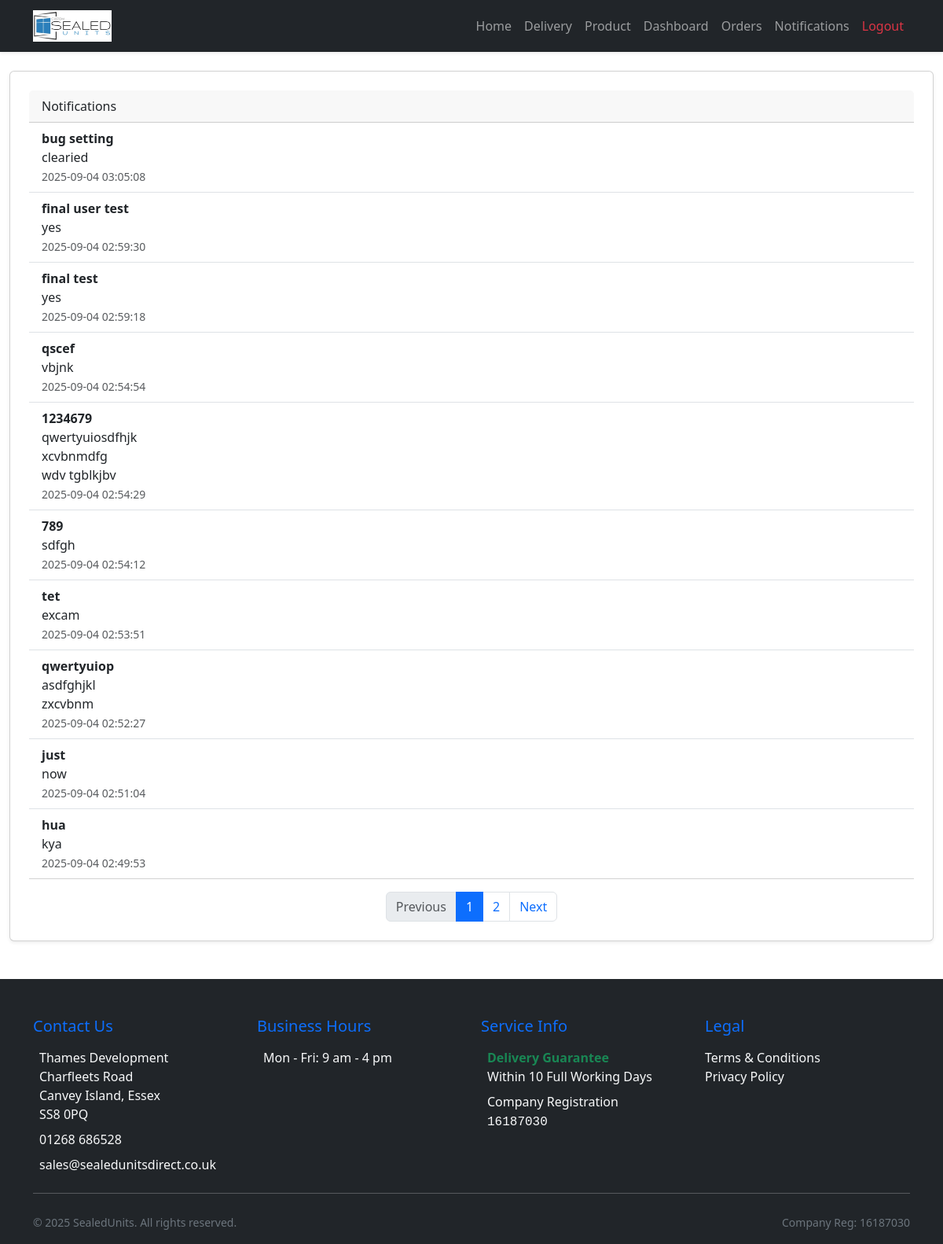
/user/notify.php (signed in), run on the app's committed database.
### tables this page shows
CREATE TABLE `notifications` (
  `id` int(11) NOT NULL,
  `user_id` int(11) DEFAULT NULL,
  `title` varchar(255) NOT NULL,
  `message` text NOT NULL,
  `created_at` datetime DEFAULT current_timestamp(),
  `is_read` tinyint(1) DEFAULT 0
);

### user/notify.php (the view, shortened to what this page needs)
<?php
require_once '../includes/db.php';
$user_id = $_SESSION['user_id'];
$user = $conn->query("SELECT created_at FROM users WHERE id = $user_id")->fetch_assoc();
$user_created_at = $user['created_at'];
$limit = 10;
$page = isset($_GET['page']) && is_numeric($_GET['page']) ? (int)$_GET['page'] : 1;
$offset = ($page - 1) * $limit;
$total_notifications = $conn->query("
    SELECT COUNT(*) FROM notifications
    WHERE (user_id IS NULL AND created_at >= '$user_created_at')
       OR user_id = $user_id
")->fetch_row()[0];
$total_pages = ceil($total_notifications / $limit);
$notifications = $conn->query("
    SELECT n.*,
        CASE
            WHEN n.user_id IS NULL THEN
                (SELECT COUNT(*) FROM notification_reads r WHERE r.notification_id = n.id AND r.user_id = $user_id)
            ELSE n.is_read
        END AS is_read
    FROM notifications n
    WHERE (n.user_id IS NULL AND n.created_at >= '$user_created_at')
       OR n.user_id = $user_id
    ORDER BY n.created_at DESC
    LIMIT $limit OFFSET $offset
");
?>
<!DOCTYPE html>
<html lang="en">
<head>
  <link href="https://cdn.jsdelivr.net/npm/bootstrap@5.3.0/dist/css/bootstrap.min.css" rel="stylesheet">
</head>
<body>
<?php include '../includes/navbar.php'; ?>
<div class="container-fluid mt-4">
  <div class="card p-4 shadow-sm mb-4 w-100">
    <div class="card-header">Notifications</div>
    <ul class="list-group list-group-flush">
      <?php while ($n = $notifications->fetch_assoc()): ?>
        <li class="list-group-item notification-item <?php echo $n['is_read'] ? '' : 'fw-bold unread'; ?>"
            data-id="<?php echo $n['id']; ?>" style="cursor:pointer; position:relative;">
          <strong><?php echo htmlspecialchars($n['title']); ?></strong><br>
          <?php echo nl2br(htmlspecialchars($n['message'])); ?><br>
          <small class="text-muted"><?php echo $n['created_at']; ?></small>
        </li>
      <?php endwhile; ?>
    </ul>
    <?php if ($total_pages > 1): ?>
      <nav>
        <ul class="pagination justify-content-center mt-3 mb-0">
          <li class="page-item<?php if ($page <= 1) echo ' disabled'; ?>">
            <a class="page-link" href="?page=<?php echo $page-1; ?>">Previous</a>
          </li>
          <?php for ($i = 1; $i <= $total_pages; $i++): ?>
            <li class="page-item<?php if ($i == $page) echo ' active'; ?>">
              <a class="page-link" href="?page=<?php echo $i; ?>"><?php echo $i; ?></a>
            </li>
          <?php endfor; ?>
          <li class="page-item<?php if ($page >= $total_pages) echo ' disabled'; ?>">
            <a class="page-link" href="?page=<?php echo $page+1; ?>">Next</a>
          </li>
        </ul>
      </nav>
    <?php endif; ?>
  </div>
</div>
<?php include '../includes/footer.php'; ?>
</body>
</html>

### includes/navbar.php (shortened to what this page needs)
<nav class="navbar navbar-expand-lg navbar-dark bg-dark text-light shadow-sm">
  <div class="container">
    <a class="navbar-brand" href="/Sealed Units/index.php">
      <img src="/Sealed Units/assets/images/logo.jpeg" alt="GlassCalc Logo" style="height:40px;">
    </a>
    <div class="collapse navbar-collapse" id="navMenu">
      <ul class="navbar-nav ms-auto mb-2 mb-lg-0">
        <li class="nav-item"><a class="nav-link" href="/Sealed Units/index">Home</a></li>
        <li class="nav-item"><a class="nav-link" href="/Sealed Units/delivery">Delivery</a></li>
        <li class="nav-item"><a class="nav-link" href="/Sealed Units/glass">Product</a></li>
        <?php if (isset($_SESSION['user_id'])): ?>
          <?php if ($_SESSION['role'] === 'customer'): ?>
            <li class="nav-item"><a class="nav-link" href="/Sealed Units/user/dashboard.php">Dashboard</a></li>
            <li class="nav-item"><a class="nav-link" href="/Sealed Units/user/orders.php">Orders</a></li>
            <li class="nav-item"><a class="nav-link" href="/Sealed Units/user/notify.php">Notifications</a></li>
          <?php endif; ?>
          <li class="nav-item"><a class="nav-link text-danger" href="/Sealed Units/logout.php">Logout</a></li>
        <?php else: ?>
          <li class="nav-item"><a class="nav-link" href="/Sealed Units/login.php">Login</a></li>
        <?php endif; ?>
      </ul>
    </div>
  </div>
</nav>

### includes/footer.php (shortened to what this page needs)
<footer class="bg-dark text-light pt-5 pb-3 mt-5">
  <div class="container">
    <div class="row gy-4">
      <div class="col-12 col-sm-6 col-lg-3">
        <h5 class="text-primary mb-3">Contact Us</h5>
        <div class="d-flex align-items-start mb-2">
          <div>
            Thames Development<br>
            Charfleets Road<br>
            Canvey Island, Essex<br>
            SS8 0PQ
          </div>
        </div>
        <div class="d-flex align-items-center mb-2">
          <a href="tel:01268686528" class="text-light text-decoration-none">01268 686528</a>
        </div>
        <div class="d-flex align-items-center">
          <a href="mailto:sales@sealedunitsdirect.co.uk" class="text-light text-decoration-none">sales@sealedunitsdirect.co.uk</a>
        </div>
      </div>
      <div class="col-12 col-sm-6 col-lg-3">
        <h5 class="text-primary mb-3">Business Hours</h5>
        <div class="d-flex align-items-center">
          <span>Mon - Fri: 9 am - 4 pm</span>
        </div>
      </div>
      <div class="col-12 col-sm-6 col-lg-3">
        <h5 class="text-primary mb-3">Service Info</h5>
        <div class="d-flex align-items-start mb-2">
          <div>
            <span class="fw-bold text-success">Delivery Guarantee</span><br>
            Within 10 Full Working Days
          </div>
        </div>
        <div class="d-flex align-items-start">
          <div>
            Company Registration<br>
            <span class="font-monospace">16187030</span>
          </div>
        </div>
      </div>
      <div class="col-12 col-sm-6 col-lg-3">
        <h5 class="text-primary mb-3">Legal</h5>
        <ul class="list-unstyled">
          <li><a href="/Sealed Units/tc.php" class="text-light text-decoration-none">Terms & Conditions</a></li>
          <li><a href="/Sealed Units/pp.php" class="text-light text-decoration-none">Privacy Policy</a></li>
        </ul>
      </div>
    </div>
    <hr class="bg-secondary my-4">
    <div class="row align-items-center">
      <div class="col-md-6 text-center text-md-start mb-2 mb-md-0">
        <small class="text-secondary">&copy; 2025 SealedUnits. All rights reserved.</small>
      </div>
      <div class="col-md-6 text-center text-md-end">
        <small class="text-secondary">Company Reg: 16187030</small>
      </div>
    </div>
  </div>
</footer>

### data on the page
notifications: title "bug setting", message "clearied", created_at "2025-09-04 03:05:08"
notifications: title "final user test", message "yes", created_at "2025-09-04 02:59:30"
notifications: title "final test", message "yes", created_at "2025-09-04 02:59:18"
notifications: title "qscef", message "vbjnk", created_at "2025-09-04 02:54:54"
notifications: title "1234679", message "qwertyuiosdfhjk xcvbnmdfg wdv tgblkjbv", created_at "2025-09-04 02:54:29"
notifications: title "789", message "sdfgh", created_at "2025-09-04 02:54:12"
notifications: title "tet", message "excam", created_at "2025-09-04 02:53:51"
notifications: title "qwertyuiop", message "asdfghjkl zxcvbnm", created_at "2025-09-04 02:52:27"
notifications: title "just", message "now", created_at "2025-09-04 02:51:04"
notifications: title "hua", message "kya", created_at "2025-09-04 02:49:53"
